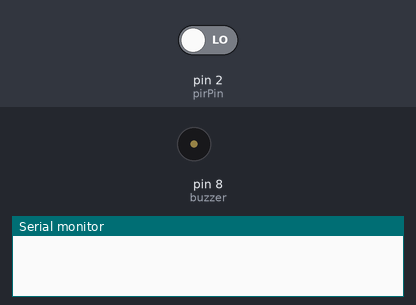
Simulated run of this sketch. Board: Arduino Uno, built with avr-gcc and run on an emulated ATmega328P. On the bench: buzzer (waves = sounding), the last lines printed to the serial monitor. The inputs (shaded band) are chosen by the test bench; at power-on: pin 2 (pirPin) LOW.

Above: at 1.2 s.
1.3 s: pin 2 (pirPin) driven HIGH
At 2.1 s:
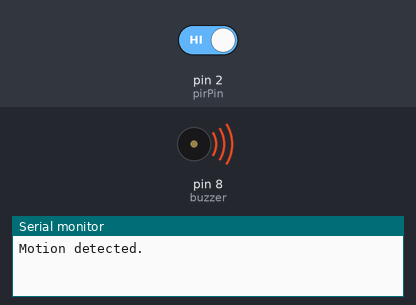
Timing chart, 0 to 4.3 s (numbered marks = the images above; inputs shaded):
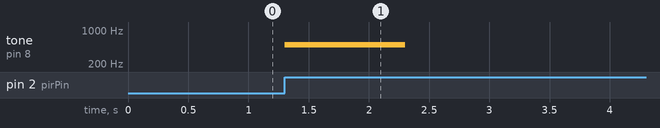

Measured:
- after the input at 1.3 s, tone on pin 8 (buzzer): silent → 500 Hz at once, → silent 1.0 s later

The sketch:

PirTest.ino
```cpp
#define pirPin 2
int calibrationTime = 30;
long unsigned int lowIn;
long unsigned int pause = 5000;
boolean lockLow = true;
boolean takeLowTime;
int PIRValue = 0;
int buzzer = 8;

void setup() {
   Serial.begin(9600);
   pinMode(pirPin, INPUT);
   pinMode(buzzer, OUTPUT);
}

void loop() {
   PIRSensor();
}

void PIRSensor() {
   if(digitalRead(pirPin) == HIGH) {
      if(lockLow) {
         PIRValue = 1;
         lockLow = false;
         Serial.println("Motion detected.");
         tone(buzzer, 500, 1000);

      }
      takeLowTime = true;
   }
   if(digitalRead(pirPin) == LOW) {
      if(takeLowTime){
         lowIn = millis();takeLowTime = false;
      }
      if(!lockLow && millis() - lowIn > pause) {
         PIRValue = 0;
         lockLow = true;
         Serial.println("Motion ended.");
         noTone(buzzer);

      }
   }
}
```
